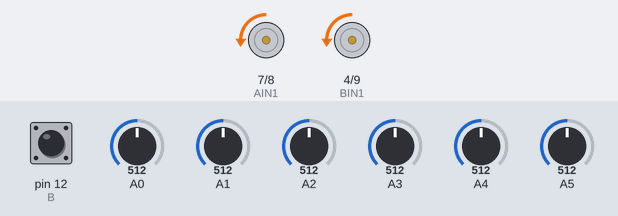
Recording of a sketch running on a simulated Arduino Nano, built with avr-gcc and run on an emulated ATmega328P. Parts: motor-driver pin pairs drawn as motors (green arrow = first pin HIGH = forward, orange = second pin HIGH = backward, longer = more drive, scaled by the enable pin). The inputs (shaded band) are chosen by the test bench; at power-on: A0 = 512, A5 = 512, A4 = 512, A2 = 512, pin 12 (B) HIGH, A1 = 512, A3 = 512.

Above: at 6.3 s.
6.4 s: A0 set to 716
At 7.3 s:
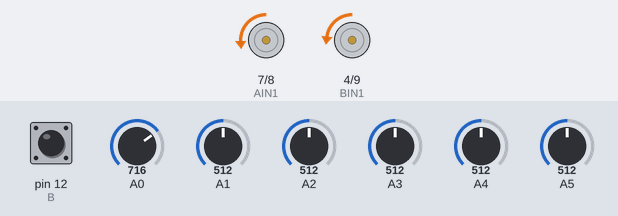
7.9 s: A5 set to 30
At 8.5 s:
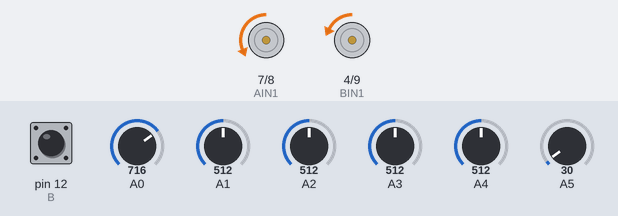
9.4 s: A4 set to 136
At 10.6 s:
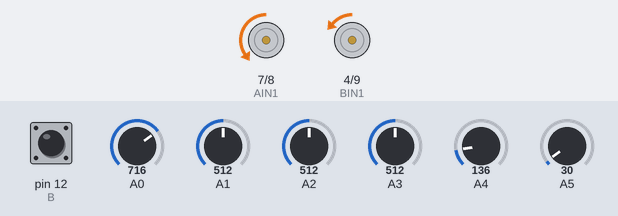
10.9 s: A4 set to 124
At 11.7 s:
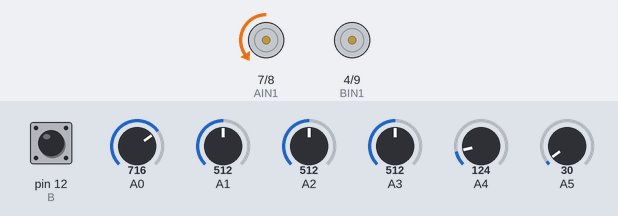
12.4 s: A2 set to 531
13.9 s: A2 set to 562
At 14.6 s:
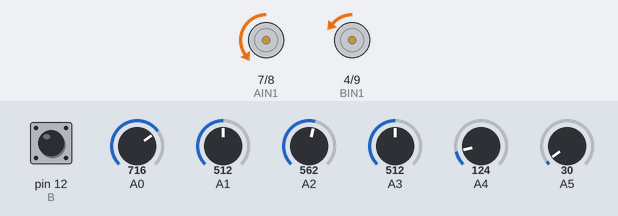
Timing chart, 0 to 16.4 s (numbered marks = the images above; inputs shaded):
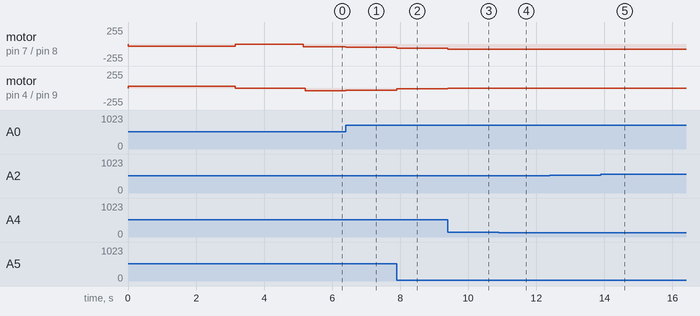

The sketch:

SESION_3_SEGUIDOR_P.ino
```cpp
#include <QTRSensors.h>
#include "IO_PINES.h"

// QTRA no modificar
#define NUM_SENSORS 6            // NUMERO DE SENSORES USADOS
#define NUM_SAMPLES_PER_SENSOR 4 // MUESTRAS POR SENSOR (DEJAR EN 4)
#define EMITTER_PIN 11           // PIN QUE CONTROLA EL EMISOR

QTRSensorsAnalog qtra((unsigned char[]) {
  5, 4, 3, 2, 1, 0
},
NUM_SENSORS, NUM_SAMPLES_PER_SENSOR, EMITTER_PIN);
unsigned int sensorValues[NUM_SENSORS];
int tp=40;
int boton = 0,posicion,error;
int sp=0;
float giro,velIzq,velDer;
float kp=0.39;

void setup() {
  Serial.begin(9600);
  motorInicio();
  botonInicio();

}

void loop() {
  posicion = qtra.readLine(sensorValues, true, false);
  posicion = map(posicion, 0, 5000, -255, 255);
  seguidor();
}
```

IO_PINES.h
```cpp
// MOTOR DRIVER
#define PWMA 6
#define PWMB 5

#define AIN1 7
#define AIN2 8
#define BIN1 4
#define BIN2 9
// BUZZER
#define BUZZ
// BOTON
#define B 12
// LATERALES
#define HIZ A7
#define HDE A6
```

botonInicio.ino
```cpp
void botonInicio() {

  while (boton == 0)
  {
    boton = digitalRead(B);
  }
  boton = 0;
  calibrar();
  motor(0, 0);
  while (boton == 0)
  {
    boton = digitalRead(B);
  }

  delay(2000);
}
```

calibrar.ino
```cpp
void calibrar()
{
  motor(30, -30);
  for (uint16_t i = 0; i < 70; i++)
  {
    qtra.calibrate();
    delay(20);
  }
}
```

motor.ino
```cpp
void motor(int velI, int velD)
{
//    digitalWrite(AIN1, LOW);
//    digitalWrite(AIN2, LOW);
    digitalWrite(BIN1, LOW);
    digitalWrite(BIN2, LOW);
  if (velI < 0)
  {
    digitalWrite(AIN1, HIGH);
    digitalWrite(AIN2, LOW);
  }
  else if (velI > 0)
  {
    digitalWrite(AIN1, LOW);
    digitalWrite(AIN2, HIGH);
  }
  else if (velI == 0)
  {
    digitalWrite(AIN1, LOW);
    digitalWrite(AIN2, LOW);
  }

  if (velD < 0)
  {
    digitalWrite(BIN1, HIGH);
    digitalWrite(BIN2, LOW);
  }
  else if (velD > 0)
  {
    digitalWrite(BIN1, LOW);
    digitalWrite(BIN2, HIGH);
  }
  else if (velD == 0)
  {
    digitalWrite(BIN1, LOW);
    digitalWrite(BIN2, LOW);
  }

  analogWrite(PWMA, abs(velI));
  analogWrite(PWMB, abs(velD));
}
```

motorInicio.ino
```cpp
void motorInicio() {

  pinMode(PWMA, OUTPUT);
  pinMode(PWMB, OUTPUT);
  pinMode(AIN1, OUTPUT);
  pinMode(AIN2, OUTPUT);
  pinMode(BIN1, OUTPUT);
  pinMode(BIN2, OUTPUT);

}
```

seguidor.ino
```cpp
void seguidor(){
  error=posicion-sp;
  giro=kp*error;
  velIzq=tp+giro;
  velDer=tp-giro;
  motor(velIzq,velDer);

}
```

Measured:
- after the input at 6.4 s, motor on pin 7 (AIN1) / pin 8 (AIN2): backward 40/255 → backward 45/255 at once; motor on pin 4 (BIN1) / pin 9 (BIN2): backward 40/255 → backward 34/255 at once
- after the input at 7.9 s, motor on pin 7 (AIN1) / pin 8 (AIN2): backward 45/255 → backward 65/255 at once; motor on pin 4 (BIN1) / pin 9 (BIN2): backward 34/255 → backward 14/255 at once
- after the input at 9.4 s, motor on pin 7 (AIN1) / pin 8 (AIN2): backward 65/255 → backward 79/255 at once; motor on pin 4 (BIN1) / pin 9 (BIN2): backward 14/255 → backward 1/255 at once
- after the input at 10.9 s, motor on pin 4 (BIN1) / pin 9 (BIN2): backward 1/255 → stopped at once
- after the input at 12.4 s, every drawn part: stays the same
- after the input at 13.9 s, motor on pin 4 (BIN1) / pin 9 (BIN2): stopped → backward 1/255 after 0.05 s
